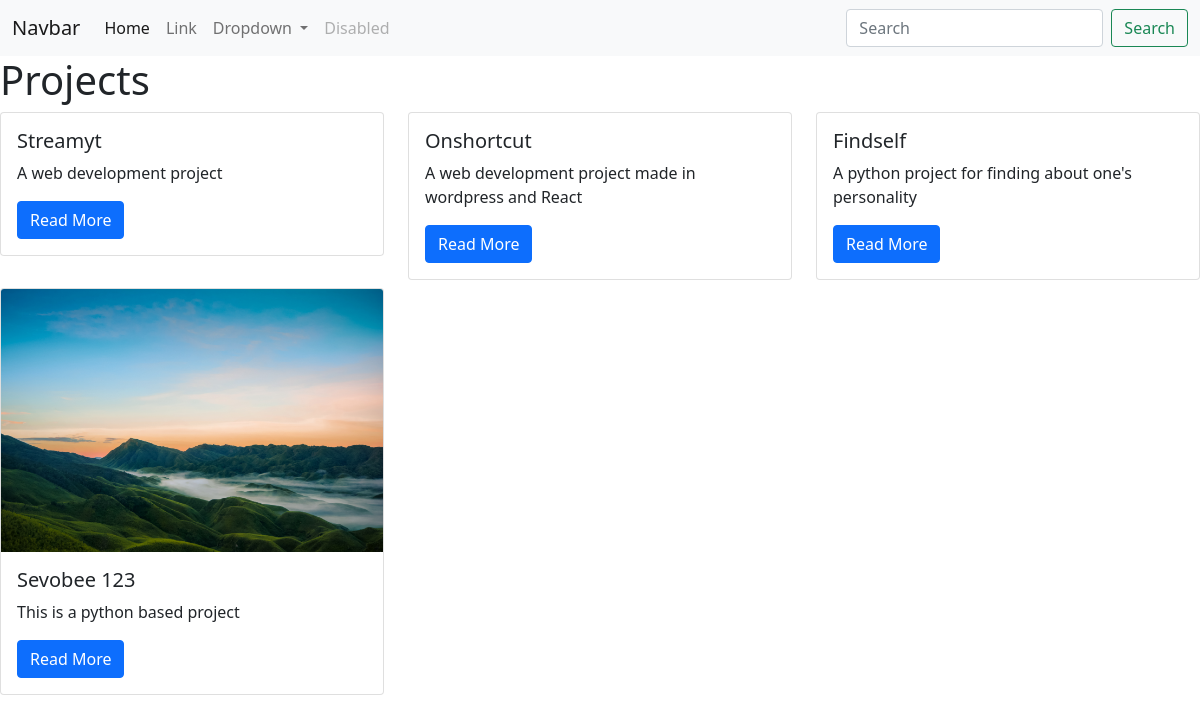
/projects/, run on the app's committed database.
### projects/models.py (models this page shows, shortened)
class Project(models.Model):
    title = models.CharField(max_length=100)
    description = models.TextField()
    technology = models.CharField(max_length=20)
    image = models.FileField(upload_to="project_images/", blank=True)

### projects/views.py (the view)
# urls.py: path("", views.project_index, name="project_index"),
def project_index(request):
    projects = Project.objects.all()
    context = {
        "projects":projects
    }
    return render(request, 'projects/project_index.html',context)

### projects/templates/projects/project_index.html
{% extends "base.html" %}
{% block page_content %}
<h1>Projects</h1>
<div class="row">
    {% for project in projects %}
        <div class="col-md-4">
            <div class="card mb-2">
                {% if project.image %}
                <img class="card-img-top" src="{{ project.image.url }}">
            {% endif %}
                <div class="card-body">
                    <h5 class="card-title">{{ project.title }}</h5>
                    <p class="card-text">{{ project.description }}</p>
                    <a href="{% url 'project_detail' project.pk %}"
                       class="btn btn-primary">
                        Read More
                    </a>
                </div>
            </div>
        </div>
    {% endfor %}
</div>
{% endblock page_content %}

### templates/base.html (shortened to what this page needs)
<!doctype html>
<html lang="en">
<head>
    <link href="https://cdn.jsdelivr.net/npm/bootstrap@5.0.2/dist/css/bootstrap.min.css" rel="stylesheet"
>
</head>
<body>
    <nav class="navbar navbar-expand-lg navbar-light bg-light">
        <div class="container-fluid">
          <a class="navbar-brand" href="#">Navbar</a>
          <div class="collapse navbar-collapse" id="navbarSupportedContent">
            <ul class="navbar-nav me-auto mb-2 mb-lg-0">
              <li class="nav-item">
                <a class="nav-link active" aria-current="page" href="#">Home</a>
              </li>
              <li class="nav-item">
                <a class="nav-link" href="#">Link</a>
              </li>
              <li class="nav-item dropdown">
                <a class="nav-link dropdown-toggle" href="#" id="navbarDropdown" role="button" data-bs-toggle="dropdown" aria-expanded="false">
                  Dropdown
                </a>
              </li>
              <li class="nav-item">
                <a class="nav-link disabled" href="#" tabindex="-1" aria-disabled="true">Disabled</a>
              </li>
            </ul>
            <form class="d-flex">
              <input class="form-control me-2" type="search" placeholder="Search" aria-label="Search">
              <button class="btn btn-outline-success" type="submit">Search</button>
            </form>
          </div>
        </div>
      </nav>
      {% block page_content %}{% endblock page_content %}
</body>
</html>

### data on the page
Project: title "Streamyt", description "A web development project"
Project: title "Onshortcut", description "A web development project made in wordpress and React"
Project: title "Findself", description "A python project for finding about one's personality"
Project: image (picture), title "Sevobee 123", description "This is a python based project"
